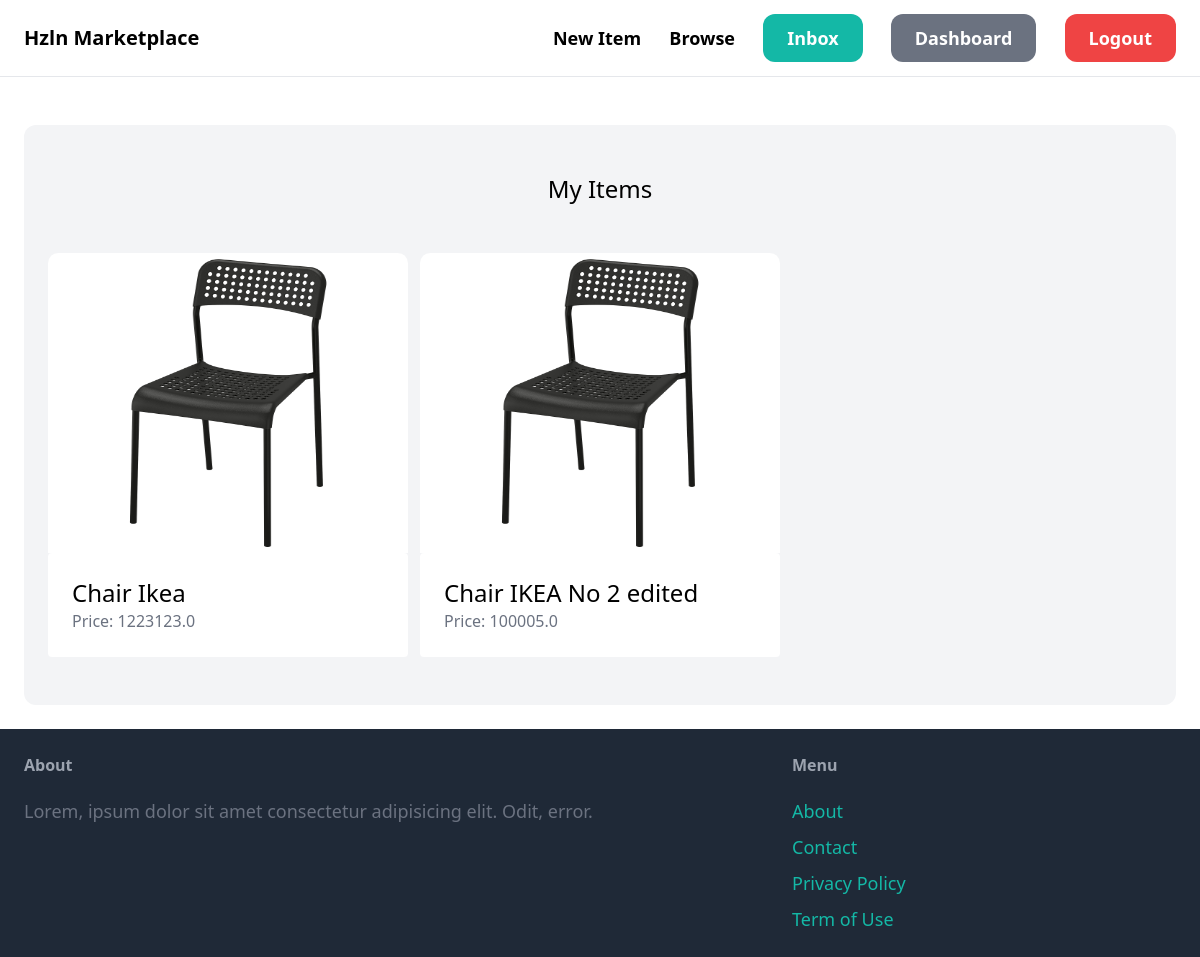
Page /dashboard/ (signed in) on the earlier database version.
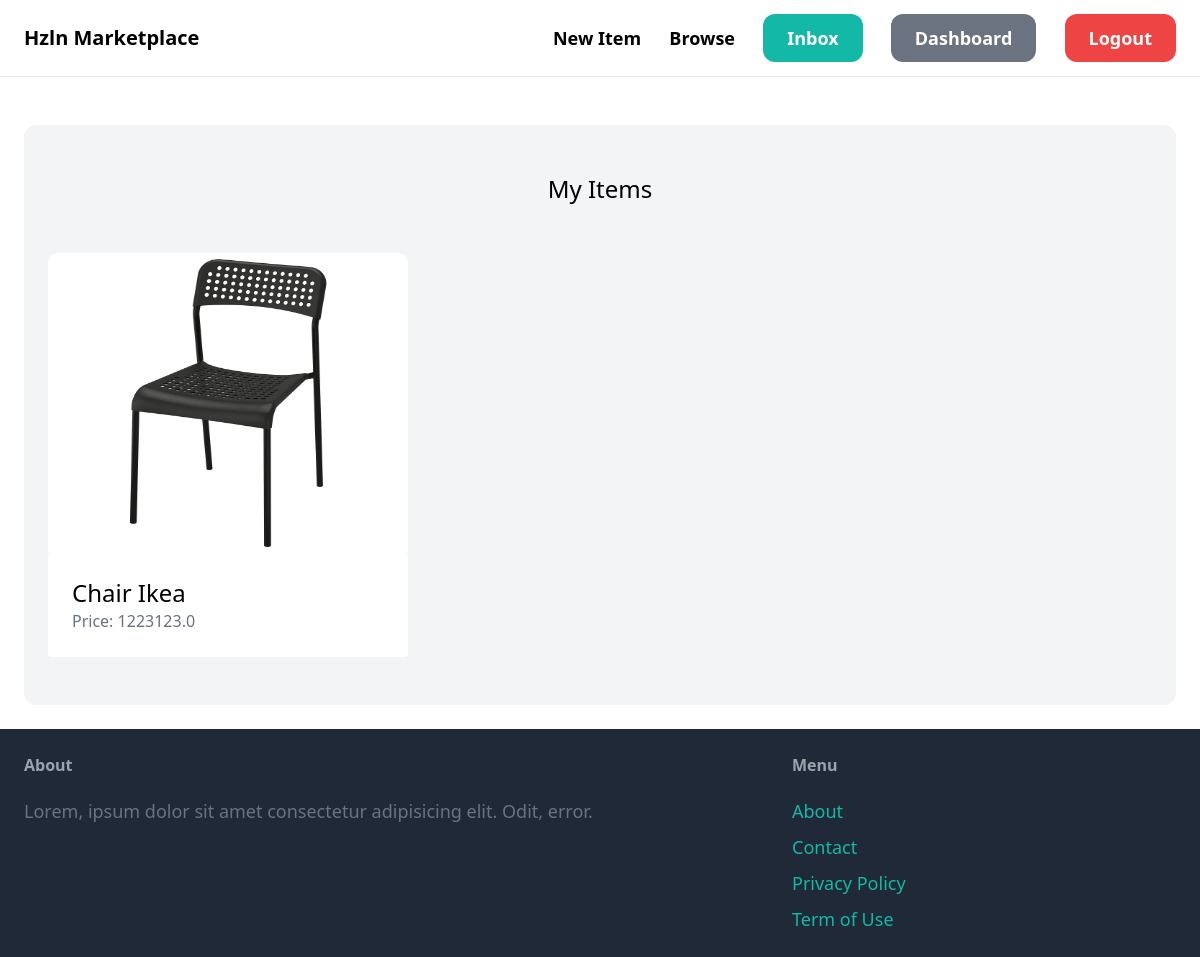
Same page on the later database version.
### item/models.py (models this page shows, shortened)
class Item(models.Model):
    category = models.ForeignKey(Category, related_name='items', on_delete=models.CASCADE)
    name = models.CharField(max_length=255)
    description = models.TextField(blank=True, null=True)
    price = models.FloatField()
    image = models.ImageField(upload_to='items_images', blank=True, null=True)
    is_sold = models.BooleanField(default=False)
    created_by = models.ForeignKey(User, related_name='items', on_delete=models.CASCADE)
    created_at = models.DateTimeField(auto_now_add=True)

### dashboard/views.py (the view)
# urls.py: path('', views.index, name='index'),
@login_required
def index(request):
    items = Item.objects.filter(created_by=request.user)
    return render(request, 'dashboard/index.html', {
        'items': items,
    })

### dashboard/templates/dashboard/index.html (shortened to what this page needs)
{% extends 'core/base.html' %}
{% block content %}
<div class="mt-6 px-6 py-12 bg-gray-100 rounded-xl">
    <h2 class="mb-12 text-2xl text-center">
        My Items
    </h2>
    <div class="grid grid-cols-3 gap-3">
        {% for item in items %}
        <div>
            <a href="{% url 'item:detail' item.id %}">
                <div>
                    <img src="{{ item.image.url }}" class="rounded-t-[0.625rem] h-[300px] rounded-b-none w-full">
                </div>
                <div class="p-6 bg-white rounded ">
                    <h2 class="text-2xl">
                        {{ item.name }}
                    </h2>
                    <p class="text-gray-500">
                        Price: {{ item.price }}
                    </p>
                </div>
            </a>
        </div>
        {% endfor %}
    </div>
</div>
{% endblock %}

Differences in the rows shown:
no longer on this page (row edited): Item: image (picture), name "Chair IKEA No 2 edited", price "100005.0"
